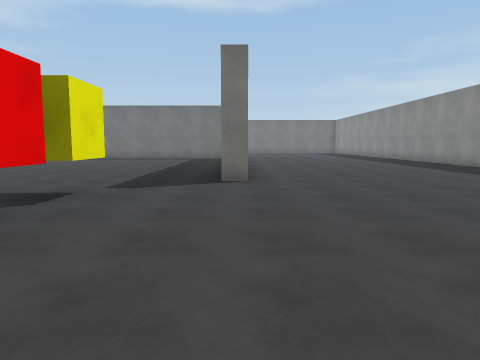
[1] (above)

24 first-person views from a walk through a 3-D level made in the Unity game engine. The camera is 1.4 m above the floor, tilts 6° down and sees 70° across. The floor is counted in squares, 2 m on a side. Each view is taken from the middle of a square. On the plan, view 1 faces up. The plan holds only what a view shows up to about 11 squares ahead; the rest is blank. The place goes on beyond the plan. Surface patterns are stand-ins for the level's own textures.

[2]
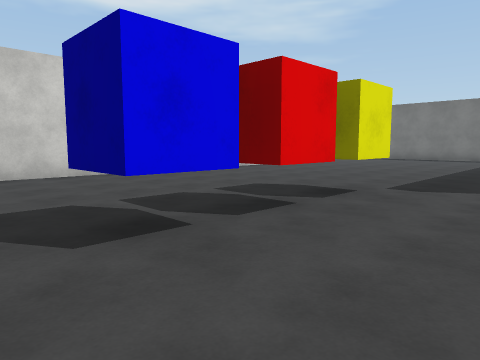

[3]
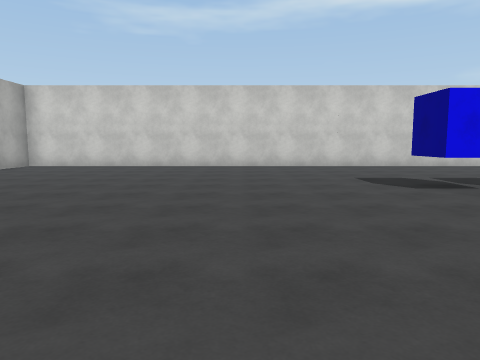

[4]
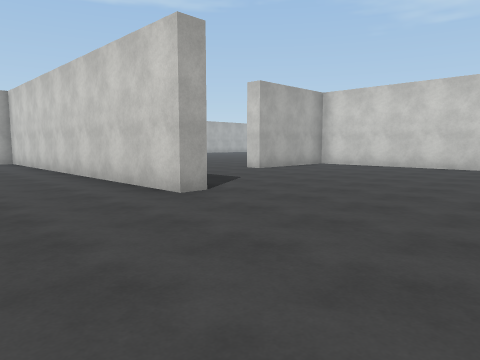

[5]
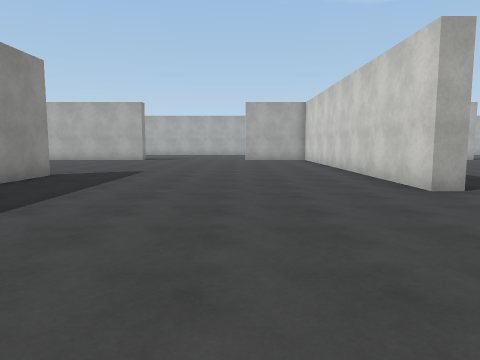

[6]
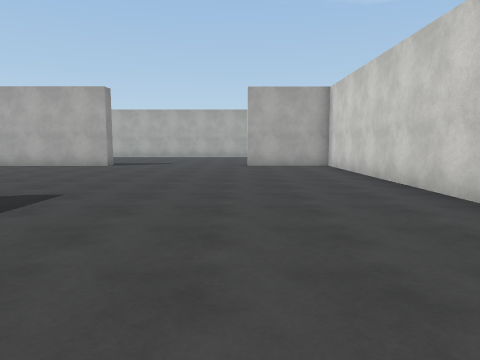

[7]
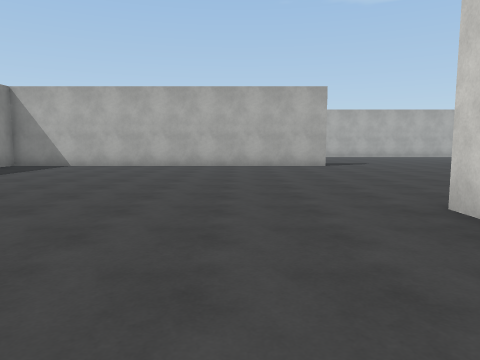

[8]
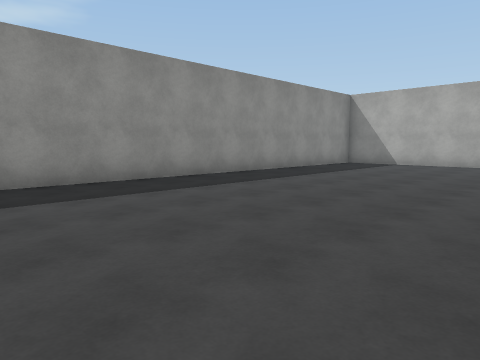

[9]
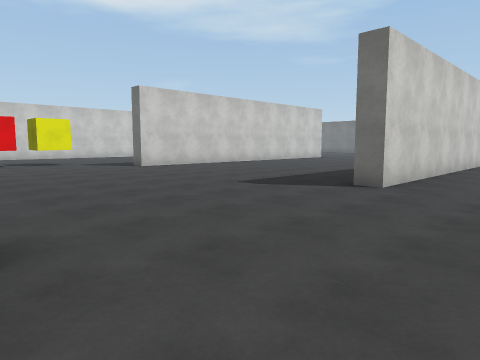

[10]
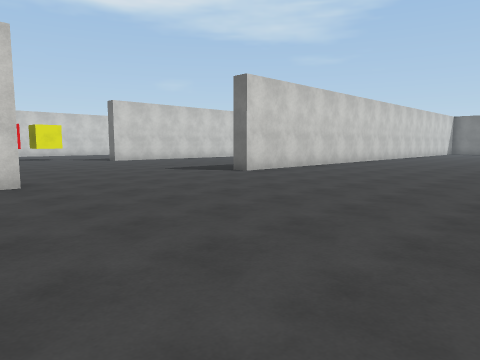

[11]
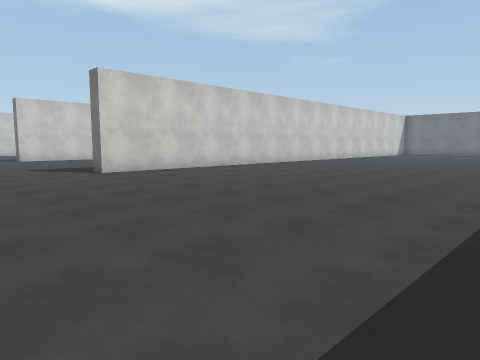

[12]
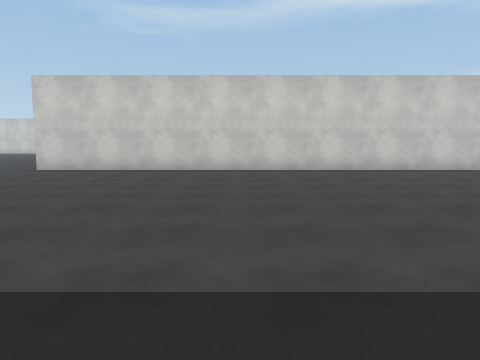

[13]
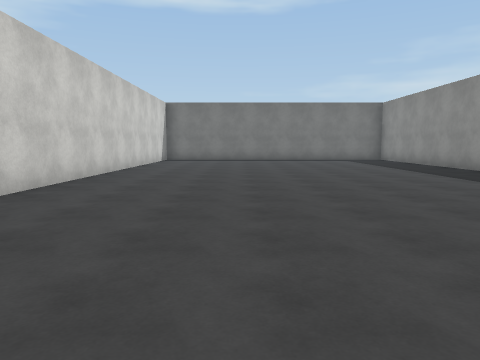

[14]
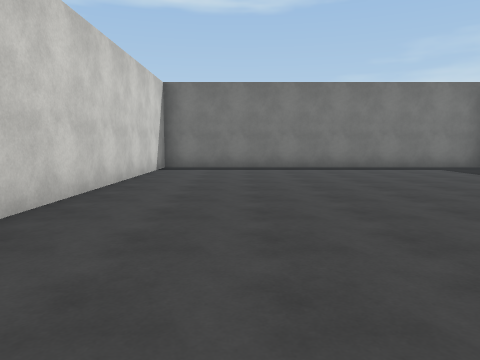

[15]
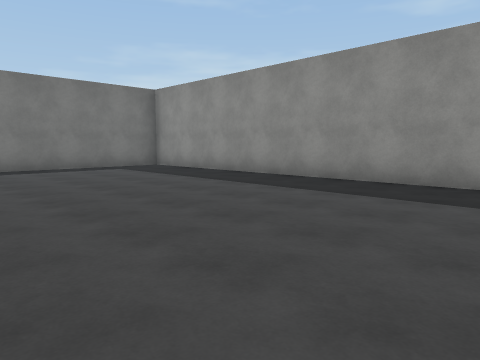

[16]
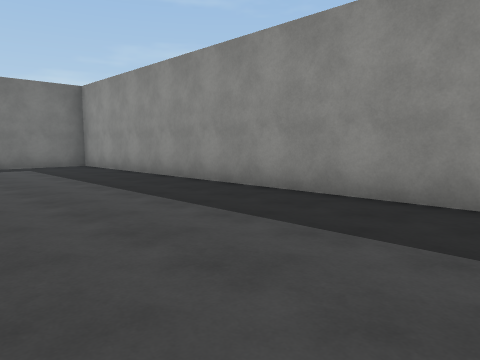

[17]
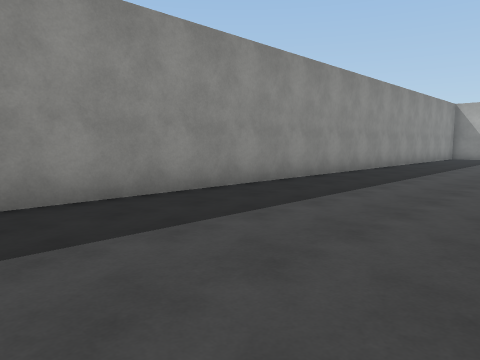

[18]
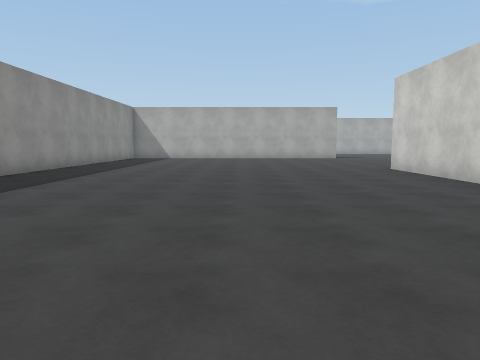

[19]
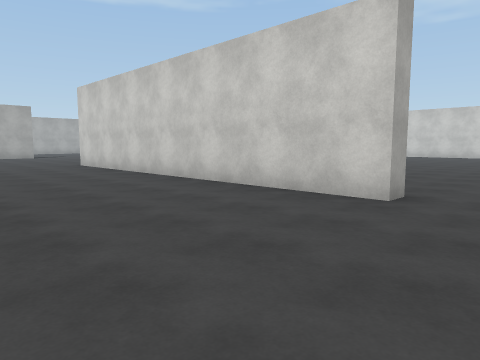

[20]
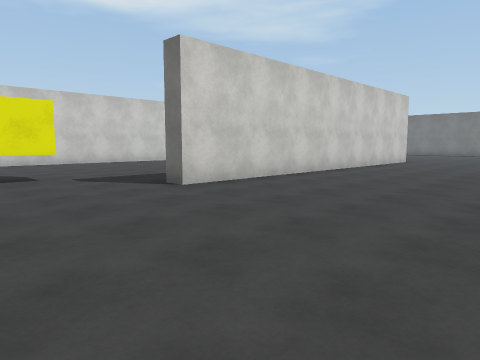

[21]
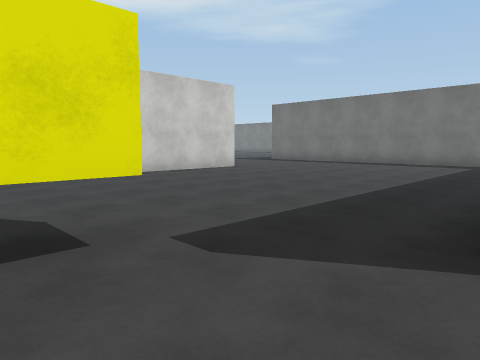

[22]
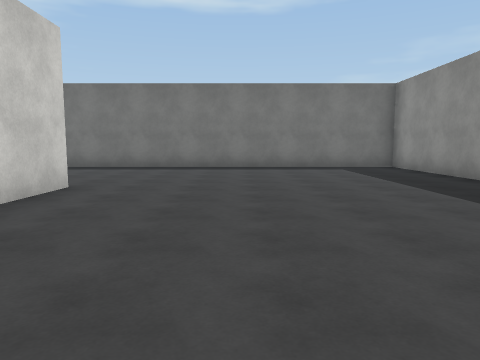

[23]
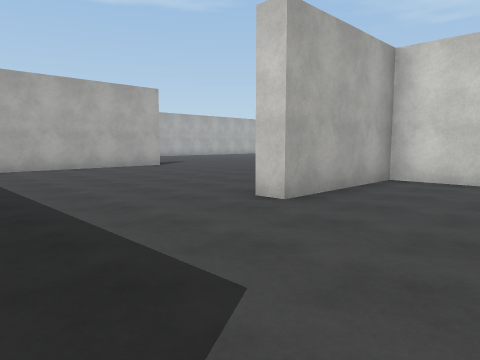

[24]
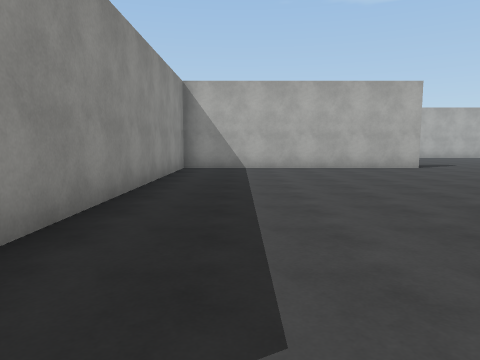

### Floor plan
Points are (right, up) in squares from view 1. A wall is a line through its corners. A room is listed if a view was taken in it or the views show most of it. See-through windows are left out.
Room 1 (views 1, 2, 3, 4, 5, 6, 7, 8, 9, 10, 11, 12, 13, 14, 15, 16, 17, 18, 19, 20, 21, 22, 23, 24)
walls: (7.1, 1.4) (7.8, 1.4) (7.8, -8.8); (7.2, 10.4) (7.2, 11.1); (-0.4, 12.6) (-0.4, 16.5) (-9.5, 16.5); (0.1, 13.9) (0.1, 6.5) (-0.4, 6.5); (-0.4, -6.1) (0.1, -6.1) (0.1, -16) (2.8, -16); (-7.8, 5.9) (-7.8, -8.6) (-4.5, -8.6) (-4.5, -9.2); (7.2, -8.8) (7.2, -7); (-7.8, 11.6) (-7.8, 8.2); (17.2, 15.6) (17.2, 26.2) (7.8, 26.2) (7.8, 6.5) (7.2, 6.5); (7.1, -16) (17.2, -16) (17.2, -15.4); (17.2, -13.5) (17.2, 1.4); (-7.4, -16) (-0.4, -16) (-0.4, -8.2)
objects: blue cube (-3, 1) to (-2, 2); red cube (-3, 3) to (-2, 4); yellow cube (-3, 4) to (-2, 5)

Positions as (right, up) in squares from view 1, and headings:
1: (0, 0), facing up
2: (0, 0), facing up-left
3: (3, -2), facing left
4: (3, -2), facing down-left
5: (3, -1), facing down
6: (3, -5), facing down
7: (10, -5), facing down
8: (11, -4), facing down-right
9: (10, 1), facing up-left
10: (14, 0), facing up-left
11: (16, 3), facing up-left
12: (17, 12), facing left
13: (11, 11), facing up
14: (10, 16), facing up
15: (11, 16), facing up-right
16: (13, 15), facing up-right
17: (13, 2), facing down-right
18: (12, 1), facing down
19: (12, 3), facing down-left
20: (5, 3), facing up-left
21: (0, 4), facing up-left
22: (-5, 6), facing up
23: (-1, -6), facing down-left
24: (-2, -6), facing down
